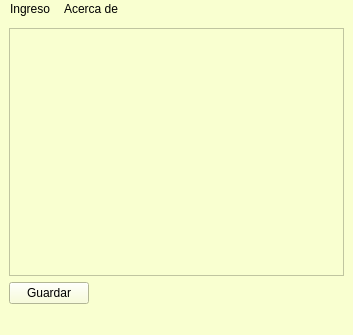
<?xml version="1.0" encoding="UTF-8"?>
<ui version="4.0">
 <class>Registro</class>
 <widget class="QMainWindow" name="Registro">
  <property name="geometry">
   <rect>
    <x>0</x>
    <y>0</y>
    <width>353</width>
    <height>335</height>
   </rect>
  </property>
  <property name="windowTitle">
   <string>Notas estudiantes UPS</string>
  </property>
  <property name="windowIcon">
   <iconset resource="Recursos.qrc">
    <normaloff>:/boleta.ico</normaloff>:/boleta.ico</iconset>
  </property>
  <property name="styleSheet">
   <string notr="true">color: rgb(0, 0, 0);
background-color: rgb(249, 255, 208);
</string>
  </property>
  <widget class="QWidget" name="centralwidget">
   <layout class="QGridLayout" name="gridLayout">
    <item row="0" column="0" colspan="2">
     <widget class="QTableWidget" name="tblCuadroNot"/>
    </item>
    <item row="1" column="0">
     <widget class="QPushButton" name="pushButton">
      <property name="text">
       <string>Guardar</string>
      </property>
     </widget>
    </item>
    <item row="1" column="1">
     <spacer name="horizontalSpacer">
      <property name="orientation">
       <enum>Qt::Horizontal</enum>
      </property>
      <property name="sizeHint" stdset="0">
       <size>
        <width>251</width>
        <height>20</height>
       </size>
      </property>
     </spacer>
    </item>
   </layout>
  </widget>
  <widget class="QMenuBar" name="menubar">
   <property name="geometry">
    <rect>
     <x>0</x>
     <y>0</y>
     <width>353</width>
     <height>21</height>
    </rect>
   </property>
   <widget class="QMenu" name="menuIngreso">
    <property name="title">
     <string>Ingreso</string>
    </property>
    <addaction name="actionIngreso_Estudiante"/>
    <addaction name="separator"/>
    <addaction name="actionSalir"/>
   </widget>
   <widget class="QMenu" name="menuAcerca_de">
    <property name="title">
     <string>Acerca de</string>
    </property>
    <addaction name="actionRepositorio"/>
   </widget>
   <addaction name="menuIngreso"/>
   <addaction name="menuAcerca_de"/>
  </widget>
  <widget class="QStatusBar" name="statusbar"/>
  <action name="actionIngreso_Estudiante">
   <property name="text">
    <string>&amp;Ingreso Estudiante</string>
   </property>
   <property name="shortcut">
    <string>Ctrl+I</string>
   </property>
  </action>
  <action name="actionRepositorio">
   <property name="text">
    <string>&amp;Repositorio</string>
   </property>
   <property name="shortcut">
    <string>Ctrl+R</string>
   </property>
  </action>
  <action name="actionSalir">
   <property name="text">
    <string>Salir</string>
   </property>
  </action>
 </widget>
 <resources>
  <include location="Recursos.qrc"/>
 </resources>
 <connections/>
</ui>
